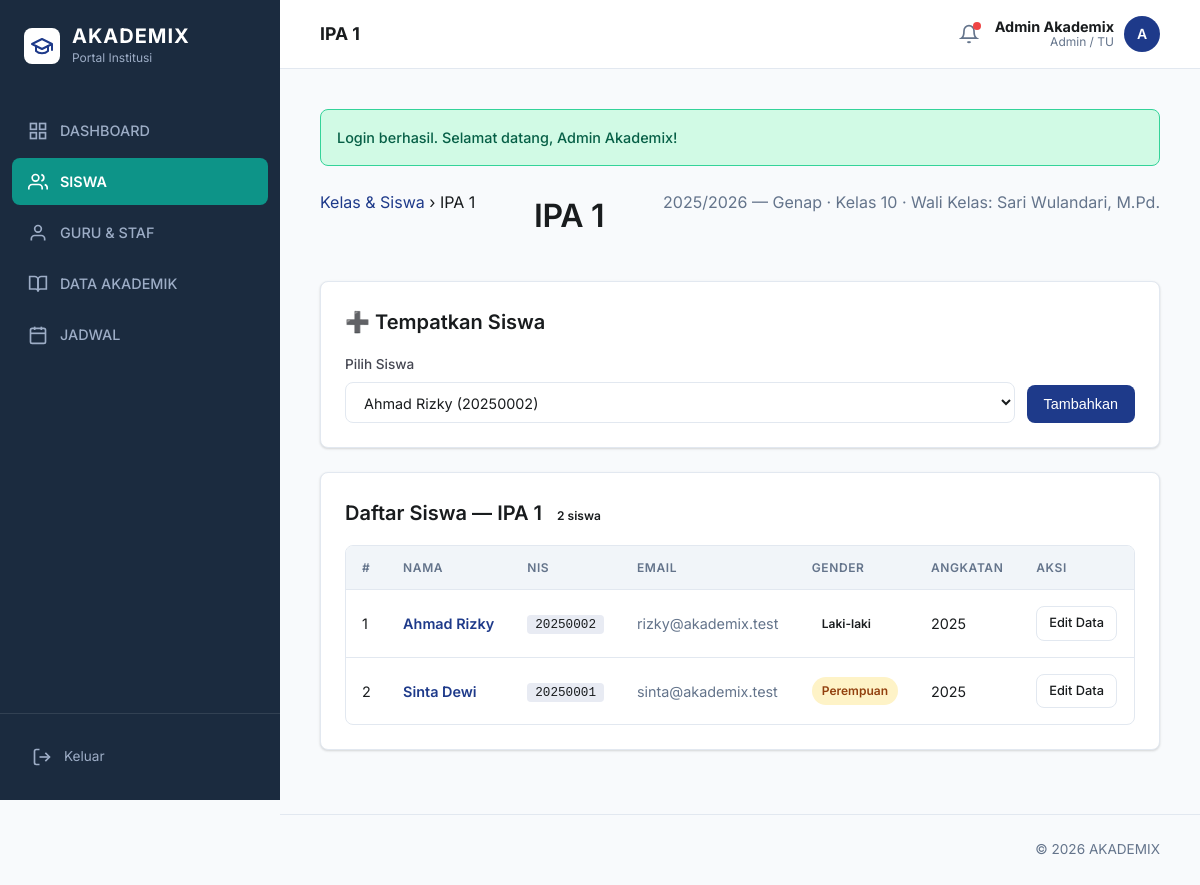
The app's page /public/index.php?route=admin/classrooms&view=5 (signed in) with its own data.
### tables this page shows
CREATE TABLE classrooms (
    id INT AUTO_INCREMENT PRIMARY KEY,
    academic_year_id INT NOT NULL,
    class_id INT NOT NULL,
    grade_level INT NOT NULL,
    homeroom_teacher_id INT NULL,
    CONSTRAINT fk_classrooms_academic_year FOREIGN KEY (academic_year_id) REFERENCES academic_years(id) ON DELETE RESTRICT ON UPDATE CASCADE,
    CONSTRAINT fk_classrooms_class FOREIGN KEY (class_id) REFERENCES classes(id) ON DELETE RESTRICT ON UPDATE CASCADE,
    CONSTRAINT fk_classrooms_teacher FOREIGN KEY (homeroom_teacher_id) REFERENCES teachers(id) ON DELETE SET NULL ON UPDATE CASCADE
);

CREATE TABLE classes (
    id INT AUTO_INCREMENT PRIMARY KEY,
    name VARCHAR(50) NOT NULL UNIQUE
);

CREATE TABLE academic_years (
    id INT AUTO_INCREMENT PRIMARY KEY,
    year_label VARCHAR(20) NOT NULL,
    semester ENUM('ganjil', 'genap') NOT NULL,
    start_date DATE NOT NULL,
    end_date DATE NOT NULL,
    is_active TINYINT(1) NOT NULL DEFAULT 0,
    created_at TIMESTAMP DEFAULT CURRENT_TIMESTAMP
);

CREATE TABLE users (
    id INT AUTO_INCREMENT PRIMARY KEY,
    username VARCHAR(50) NULL UNIQUE,
    password_hash VARCHAR(255) NOT NULL,
    role ENUM('admin', 'teacher', 'student', 'parent') NOT NULL,
    full_name VARCHAR(120) NOT NULL,
    email VARCHAR(120) NULL UNIQUE,
    is_active TINYINT(1) NOT NULL DEFAULT 1,
    created_at TIMESTAMP DEFAULT CURRENT_TIMESTAMP
);

CREATE TABLE classroom_students (
    id INT AUTO_INCREMENT PRIMARY KEY,
    classroom_id INT NOT NULL,
    student_id INT NOT NULL,
    UNIQUE KEY uq_classroom_student (classroom_id, student_id),
    CONSTRAINT fk_classroom_students_classroom FOREIGN KEY (classroom_id) REFERENCES classrooms(id) ON DELETE CASCADE ON UPDATE CASCADE,
    CONSTRAINT fk_classroom_students_student FOREIGN KEY (student_id) REFERENCES students(id) ON DELETE CASCADE ON UPDATE CASCADE
);

CREATE TABLE students (
    id INT AUTO_INCREMENT PRIMARY KEY,
    user_id INT NOT NULL UNIQUE,
    guardian_id INT NULL,
    cohort_id INT NOT NULL,
    nis VARCHAR(50) NOT NULL UNIQUE,
    gender ENUM('L', 'P') NOT NULL,
    birth_date DATE NULL,
    phone VARCHAR(40) NULL,
    address TEXT NULL,
    CONSTRAINT fk_students_user FOREIGN KEY (user_id) REFERENCES users(id) ON DELETE CASCADE ON UPDATE CASCADE,
    CONSTRAINT fk_students_guardian FOREIGN KEY (guardian_id) REFERENCES guardians(id) ON DELETE SET NULL ON UPDATE CASCADE,
    CONSTRAINT fk_students_cohort FOREIGN KEY (cohort_id) REFERENCES cohorts(id) ON DELETE RESTRICT ON UPDATE CASCADE
);

CREATE TABLE cohorts (
    id INT AUTO_INCREMENT PRIMARY KEY,
    year_name VARCHAR(20) NOT NULL UNIQUE
);

### app/core/Controller.php (called while the page is built, shortened)
<?php
class Controller
{
    protected function view(string $view, array $data = []): void
    {
        extract($data, EXTR_SKIP);
        $viewFile = __DIR__ . '/../views/' . $view . '.php';
        require __DIR__ . '/../views/layouts/header.php';
        require $viewFile;
        require __DIR__ . '/../views/layouts/footer.php';
    }
    protected function request(string $key, mixed $default = null): mixed
    {
        return $_POST[$key] ?? $_GET[$key] ?? $default;
    }
}

### app/core/App.php (called while the page is built, shortened)
<?php
class App
{
    public function run(array $routes): void
    {
        $method = strtoupper($_SERVER['REQUEST_METHOD'] ?? 'GET');
        $route = $this->resolveRoute();
        $handler = $routes[$method][$route] ?? null;
        [$controllerName, $action] = $handler;
        $controller = new $controllerName();
        $controller->{$action}();
    }
    private function resolveRoute(): string
    {
        if (isset($_GET['route'])) {
            return trim((string) $_GET['route'], '/');
        }
        $uriPath = parse_url($_SERVER['REQUEST_URI'] ?? '/', PHP_URL_PATH) ?: '/';
        $uriPath = trim($uriPath, '/');
        return $uriPath;
    }
}

### public/index.php (called while the page is built, shortened)
<?php
require __DIR__ . '/../app/core/helpers.php';
require __DIR__ . '/../app/core/Database.php';
require __DIR__ . '/../app/core/Model.php';
require __DIR__ . '/../app/core/Controller.php';
require __DIR__ . '/../app/core/App.php';
spl_autoload_register(function (string $class): void {
    $paths = [
        __DIR__ . '/../app/controllers/' . $class . '.php',
        __DIR__ . '/../app/models/' . $class . '.php',
    ];
    foreach ($paths as $path) {
        if (file_exists($path)) {
            return;
        }
    }
});
(new App())->run($routes);

### app/config/config.php (called while the page is built)
<?php
return [
    'app' => [
        'name' => 'AKADEMIX',
        'base_url' => (function () {
            if (PHP_SAPI === 'cli') {
                return 'http://localhost/akademix/public';
            }
            $scheme = (!empty($_SERVER['HTTPS']) && $_SERVER['HTTPS'] !== 'off') ? 'https' : 'http';
            $host = $_SERVER['HTTP_HOST'] ?? 'localhost';
            $scriptDir = str_replace('\\', '/', dirname($_SERVER['SCRIPT_NAME'] ?? '/'));
            $base = rtrim($scriptDir, '/');
            return $scheme . '://' . $host . $base;
        })(),
        'timezone' => 'Asia/Jakarta',
    ],
    'db' => [
        'host' => getenv('DB_HOST') ?: '127.0.0.1',
        'port' => getenv('DB_PORT') ?: '3306',
        'database' => getenv('DB_NAME') ?: 'akademix',
        'username' => getenv('DB_USER') ?: 'root',
        'password' => getenv('DB_PASS') ?: '',
        'charset' => 'utf8mb4',
    ],
];

### app/core/helpers.php (called while the page is built, shortened)
<?php
function app_config(?string $key = null, mixed $default = null): mixed
{
    static $config;
    if ($config === null) {
        $config = require __DIR__ . '/../config/config.php';
    }
    $segments = explode('.', $key);
    $value = $config;
    foreach ($segments as $segment) {
        $value = $value[$segment];
    }
    return $value;
}
function base_url(string $path = ''): string
{
    $base = rtrim(app_config('app.base_url'), '/');
    $path = ltrim($path, '/');
    return $path === '' ? $base : $base . '/' . $path;
}
function route_url(string $route = ''): string
{
    $base = base_url('index.php');
    $parts = explode('&', $route, 2);
    $url = $base . '?route=' . urlencode(trim($parts[0], '/'));
    if (isset($parts[1])) {
        $url .= '&' . $parts[1];
    }
    return $url;
}
function e(?string $value): string
{
    return htmlspecialchars((string) $value, ENT_QUOTES, 'UTF-8');
}

### app/core/Model.php (called while the page is built, shortened)
<?php
class Model
{
    public function __construct()
    {
        $this->db = Database::instance();
    }
}

### app/core/Database.php (called while the page is built)
<?php
class Database
{
    private static ?PDO $instance = null;
    public static function instance(): PDO
    {
        if (self::$instance === null) {
            $dsn = sprintf(
                'mysql:host=%s;port=%s;dbname=%s;charset=%s',
                app_config('db.host'),
                app_config('db.port'),
                app_config('db.database'),
                app_config('db.charset')
            );
            self::$instance = new PDO(
                $dsn,
                app_config('db.username'),
                app_config('db.password'),
                [
                    PDO::ATTR_ERRMODE => PDO::ERRMODE_EXCEPTION,
                    PDO::ATTR_DEFAULT_FETCH_MODE => PDO::FETCH_ASSOC,
                ]
            );
        }
        return self::$instance;
    }
}

### app/models/AdminModel.php (called while the page is built, shortened)
<?php
class AdminModel extends Model
{
    public function getClassroomStudents(int $classroomId): array
    {
        $stmt = $this->db->prepare('
            SELECT cs.id AS enrollment_id, s.id, s.nis, s.gender, s.cohort_id, co.year_name as cohort_name,
                   u.full_name, u.email, u.username, s.birth_date, s.phone, s.address
            FROM classroom_students cs
            INNER JOIN students s ON s.id = cs.student_id
            LEFT JOIN cohorts co ON co.id = s.cohort_id
            INNER JOIN users u ON u.id = s.user_id
            WHERE cs.classroom_id = :classroom_id
            ORDER BY u.full_name
        ');
        $stmt->execute(['classroom_id' => $classroomId]);
        return $stmt->fetchAll();
    }
    public function getClassroomDetail(int $id): ?array
    {
        $stmt = $this->db->prepare('
            SELECT c.*, cl.name, ay.year_label, ay.semester, u.full_name AS homeroom_teacher
            FROM classrooms c
            INNER JOIN classes cl ON cl.id = c.class_id
            INNER JOIN academic_years ay ON ay.id = c.academic_year_id
            LEFT JOIN teachers t ON t.id = c.homeroom_teacher_id
            LEFT JOIN users u ON u.id = t.user_id
            WHERE c.id = :id LIMIT 1
        ');
        $stmt->execute(['id' => $id]);
        return $stmt->fetch() ?: null;
    }
    public function getStudentOptions(): array
    {
        return $this->db->query('SELECT s.id, s.nis, u.full_name FROM students s INNER JOIN users u ON u.id = s.user_id ORDER BY u.full_name')->fetchAll();
    }
}

### app/views/admin/classroom_detail.php (the view, shortened to what this page needs)
<section class="page-head">
    <div class="breadcrumb">
        <a href="<?= e(route_url('admin/classrooms')) ?>">Kelas & Siswa</a>
        <span class="sep">›</span>
        <span class="current"><?= e($classroom['name']) ?></span>
    </div>
    <h1><?= e($classroom['name']) ?></h1>
    <p class="muted"><?= e($classroom['year_label'] . ' — ' . ucfirst($classroom['semester'])) ?> · Kelas <?= e((string) $classroom['grade_level']) ?> · Wali Kelas: <?= e($classroom['homeroom_teacher'] ?: '-') ?></p>
</section>
<section class="card">
    <h2>➕ Tempatkan Siswa</h2>
    <form method="post" action="<?= e(route_url('admin/classrooms/enroll/save')) ?>" style="display:flex;gap:12px;align-items:end;flex-wrap:wrap;">
        <label style="flex:1;min-width:200px;">Pilih Siswa
            <select name="student_id" required>
                <?php foreach ($students as $s): ?>
                    <option value="<?= e((string) $s['id']) ?>"><?= e($s['full_name'] . ' (' . $s['nis'] . ')') ?></option>
                <?php endforeach; ?>
            </select>
        </label>
        <button type="submit" class="btn primary">Tambahkan</button>
    </form>
</section>
<section class="card">
    <h2>Daftar Siswa — <?= e($classroom['name']) ?> <span class="badge info"><?= count($classroomStudents) ?> siswa</span></h2>
    <div class="table-wrap">
        <table class="table">
            <thead>
                <tr><th>#</th><th>Nama</th><th>NIS</th><th>Email</th><th>Gender</th><th>Angkatan</th><th>Aksi</th></tr>
            </thead>
            <tbody>
                <?php foreach ($classroomStudents as $i => $cs): ?>
                    <tr>
                        <td><?= $i + 1 ?></td>
                        <td>
                            <a href="<?= e(route_url('admin/classrooms&view=' . $classroom['id'] . '&student=' . $cs['id'])) ?>" style="font-weight:600;">
                                <?= e($cs['full_name']) ?>
                            </a>
                        </td>
                        <td><code><?= e($cs['nis']) ?></code></td>
                        <td><span class="muted"><?= e($cs['email']) ?></span></td>
                        <td><span class="badge <?= $cs['gender'] === 'L' ? 'info' : 'warning' ?>"><?= $cs['gender'] === 'L' ? 'Laki-laki' : 'Perempuan' ?></span></td>
                        <td><?= e((string) $cs['cohort_name']) ?></td>
                        <td>
                            <details style="position:relative;">
                                <summary class="btn small" style="cursor:pointer; display:inline-block;">Edit Data</summary>
                            </details>
                        </td>
                    </tr>
                <?php endforeach; ?>
            </tbody>
        </table>
    </div>
</section>

### public/assets/css/app.css (style rules this page uses)
:root { --primary: #1e3a8a; --on-primary: #ffffff; --secondary: #0d9488; --on-secondary: #ffffff; --surface: #f8fafc; --surface-container: #ffffff; --on-surface: #191c1e; --on-surface-variant: #444651; --sidebar-bg: #1b2b3f; --sidebar-text: #9dadc6; --sidebar-active: #0d9488; --outline: #e2e8f0; --danger: #ba1a1a; --success: #00b894; --muted: #64748b; --radius-sm: 4px; --radius: 8px; --radius-lg: 16px; --radius-full: 9999px; --transition: 0.2s cubic-bezier(0.4, 0, 0.2, 1); }
*, *::before, *::after { box-sizing: border-box; margin: 0; padding: 0; }
body { font-family: 'Inter', system-ui, -apple-system, sans-serif; background: var(--surface); color: var(--on-surface); min-height: 100vh; line-height: 1.6; -webkit-font-smoothing: antialiased; }
a { color: var(--primary); text-decoration: none; transition: color var(--transition); }
code { background: rgba(30,58,138,0.1); padding: 2px 8px; border-radius: 4px; font-size: 0.88em; font-family: monospace; }
.page-head { margin-bottom: 32px; display: flex; justify-content: space-between; align-items: flex-start; }
.page-head h1 { font-size: 32px; font-weight: 600; color: var(--on-surface); margin-bottom: 8px; letter-spacing: -0.01em; }
.muted { color: var(--muted); }
.card { background: var(--surface-container); border: 1px solid var(--outline); border-radius: var(--radius); padding: 24px; box-shadow: 0px 1px 3px rgba(0,0,0,0.1), 0px 1px 2px rgba(0,0,0,0.06); margin-bottom: 24px; }
.card h2 { font-size: 1.25rem; font-weight: 600; margin-bottom: 16px; }
form { display: grid; gap: 16px; }
label { display: flex; flex-direction: column; gap: 6px; font-size: 0.85rem; font-weight: 500; color: var(--on-surface-variant); }
input, select, textarea { padding: 10px 14px; border-radius: var(--radius); border: 1px solid var(--outline); background: #ffffff; font-family: inherit; font-size: 0.9rem; color: var(--on-surface); transition: all var(--transition); }
.btn { display: inline-flex; align-items: center; gap: 8px; padding: 10px 16px; border: 1px solid var(--outline); border-radius: var(--radius); background: #ffffff; color: var(--on-surface); font-weight: 500; font-size: 0.9rem; cursor: pointer; transition: all var(--transition); }
.btn.primary { background: var(--primary); color: #ffffff; border-color: transparent; }
.btn.small { padding: 6px 12px; font-size: 0.8rem; }
.table-wrap { overflow-x: auto; background: var(--surface-container); border: 1px solid var(--outline); border-radius: var(--radius); }
.table { width: 100%; border-collapse: collapse; text-align: left; }
.table th { padding: 12px 16px; background: #f1f5f9; color: var(--muted); font-size: 0.75rem; font-weight: 600; text-transform: uppercase; letter-spacing: 0.05em; border-bottom: 1px solid var(--outline); }
.table td { padding: 16px; border-bottom: 1px solid var(--outline); font-size: 0.9rem; }
.table tr:last-child td { border-bottom: none; }
.badge { display: inline-flex; padding: 4px 10px; border-radius: var(--radius-full); font-size: 0.75rem; font-weight: 600; }
.badge.warning { background: #fef3c7; color: #92400e; }
details { position: relative; }
summary { cursor: pointer; list-style: none; display: inline-flex; }

### records on screen
classrooms: class.name "IPA 1", academic_year.semester "2025/2026 — Genap", grade_level "10", users.full_name "Sari Wulandari, M.Pd."
classroom_students: users.full_name "Ahmad Rizky", student.nis "20250002", users.email "rizky@akademix.test", shows "Laki-laki", cohorts.year_name "2025"
classroom_students: users.full_name "Sinta Dewi", student.nis "20250001", users.email "sinta@akademix.test", shows "Perempuan", cohorts.year_name "2025"

### other values on screen
isset($title) ? $title : 'Ringkasan' "IPA 1"
$user['full_name'] "Admin Akademix"
role_label($user['role']) "Admin / TU"
mb_substr($user['full_name'], 0, 1) "A"
$success "Login berhasil. Selamat datang, Admin Akademix!"
count($classroomStudents) "2"
form field student_id "Ahmad Rizky (20250002)"
